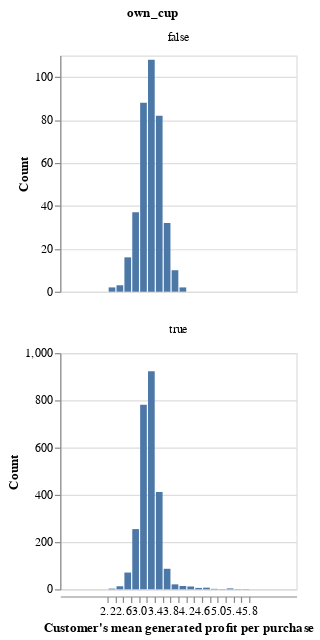

The cell this chart's notebook holds for it:
### Code cell
mean_profit_viz_df = pd.concat([own_cup_mean_spending,
                                buy_cup_mean_spending],
                               axis=0)
mean_profit_viz = alt.Chart(mean_profit_viz_df).mark_bar().encode(
    alt.X('mean_generated_profit').title(
        "Customer's mean generated profit per purchase"
    ).bin(
        maxbins=20
    ).scale(
        domain=(1, 7)
    ),
    alt.Y('count()').title('Count')
).properties(
    height=200,
    width=200
).facet(
    'own_cup',
    columns=1
)

mean_profit_viz.resolve_scale(
    y='independent'
)

### Figure 1 — Vega-Lite specification as saved in the notebook (floating-point values rounded to 4 significant figures; data arrays with more than 128 entries replaced by an {"elided": "..."} marker saying what was removed)
{"config": {"view": {"continuousWidth": 300, "continuousHeight": 300}}, "data": {"name": "data-fab3538445316a789824625144ea551d"}, "facet": {"field": "own_cup", "type": "nominal"}, "spec": {"mark": {"type": "bar"}, "encoding": {"x": {"bin": {"maxbins": 20}, "field": "mean_generated_profit", "scale": {"domain": [1, 7]}, "title": "Customer's mean generated profit per purchase", "type": "quantitative"}, "y": {"aggregate": "count", "title": "Count", "type": "quantitative"}}, "height": 200, "width": 200}, "columns": 1, "resolve": {"scale": {"y": "independent"}}, "$schema": "https://vega.github.io/schema/vega-lite/v5.20.1.json", "datasets": {"data-fab3538445316a789824625144ea551d": {"elided": "2994 records"}}}
